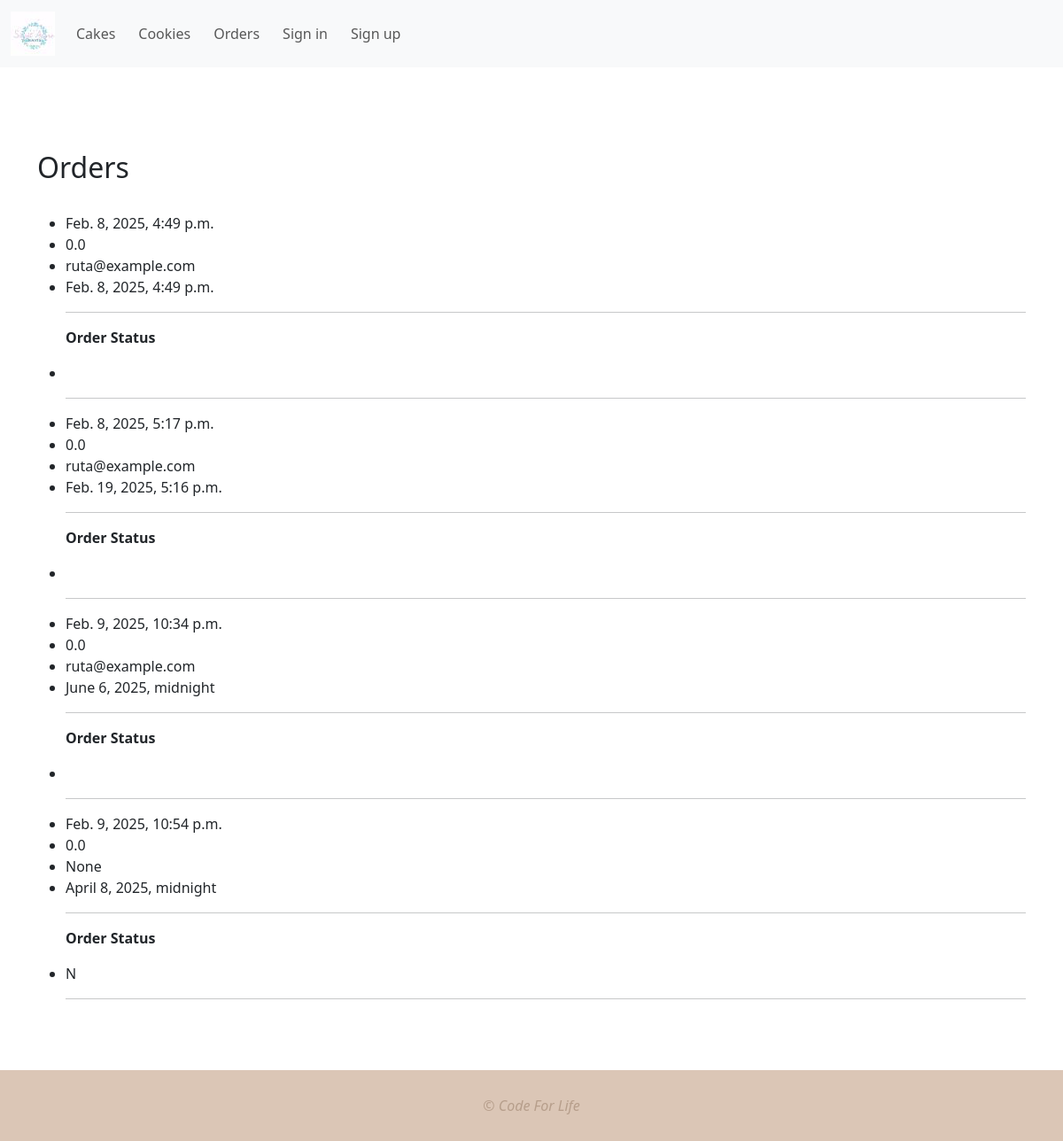
/orders/, run on an earlier commit of the app's database.
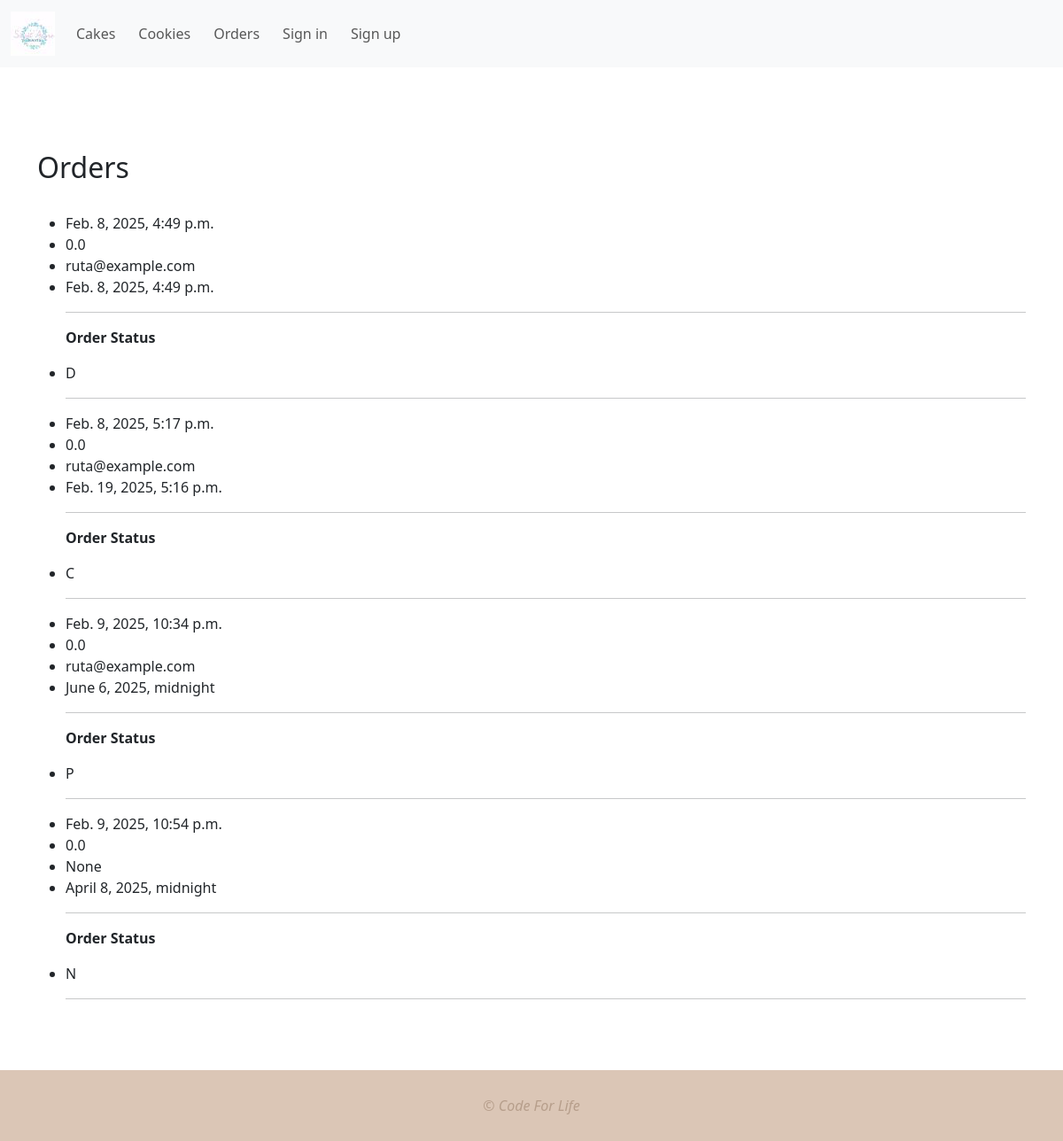
And on a later commit of the database.
### desserts/models.py (models this page shows, shortened)
class Order(models.Model):
    order_date = models.DateTimeField(blank=False, null=False, auto_now_add=True)
    total_price = models.FloatField(blank=True, null=True, default=0)
    user = models.ForeignKey(User, on_delete=models.SET_NULL, null=True, blank=True)
    deadline = models.DateTimeField(verbose_name="Deadline", null=True, blank=True)
    NEW = "N"
    IN_PROGRESS = "P"
    COMPLETED = "C"
    DELIVERED = "D"
    ORDER_STATUSES = {
        NEW: "New",
        IN_PROGRESS: "In Progress",
        COMPLETED: "Completed",
        DELIVERED: "Delivered"
    }
    status = models.CharField(
        max_length=1, choices=ORDER_STATUSES, default="NEW", blank=True
    )
    class Meta:
        verbose_name = "Order"
        verbose_name_plural = "Orders"

### my_auth/models.py (models this page shows)
class User(AbstractUser):
    bio = models.TextField(null=True, blank=True)
    email = models.EmailField(unique=True, null=True)
    USERNAME_FIELD = "email"
    REQUIRED_FIELDS = []
    class Meta:
        verbose_name = "User"
        verbose_name_plural = "Users"

### desserts/views.py (the view)
# urls.py: path("orders/", views.OrdersListView.as_view(), name="orders"),
class OrdersListView(generic.ListView):
    template_name = "desserts/orders.html"
    model = Order
    context_object_name = "orders"

### desserts/templates/desserts/orders.html (shortened to what this page needs)
{% extends "desserts/base.html" %}
{% load static %}
{% block content %}
<h2>Orders</h2>
<br />
<ul>
      {% for order in orders %}
      <li>{{ order.order_date }}</li>
      <li>{{ order.total_price }}</li>
      <li>{{ order.user }}</li>
      <li>{{ order.deadline }}</li>
    <hr />
    <p><strong>Order Status </strong><a href="{% url 'orders' %}">{{ num_orders }}</a></p>
       <li>{{ order.status }}</li>
    <hr />
   {% endfor %}
        </ul>
{% endblock content %}

What changed in the data, as far as the page shows it:
changed Order "Feb. 8, 2025, 4:49 p.m.": status (not shown) → "D"
changed Order "Feb. 8, 2025, 5:17 p.m.": status (not shown) → "C"
changed Order "Feb. 9, 2025, 10:34 p.m.": status (not shown) → "P"
